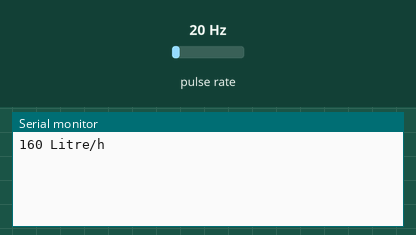
The sketch below on a simulated Arduino Uno, built with avr-gcc and run on an emulated ATmega328P. On the bench: the last lines printed to the serial monitor. Wiring (inferred from the names in the program): pulse sensor: data pin 2. The inputs (shaded band) are chosen by the test bench; at power-on: pulse rate 20 Hz.

Above: at 1.2 s.
1.3 s: pulse rate (sensor on pin 2) set to 4 Hz
At 2.6 s:
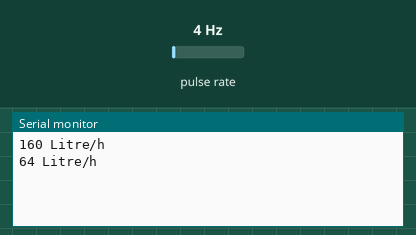
2.8 s: pulse rate (sensor on pin 2) set to 50 Hz
At 3.8 s:
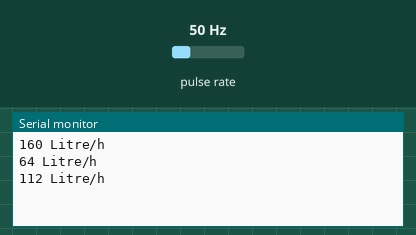
Timing chart, 0 to 5.8 s (numbered marks = the images above; inputs shaded):
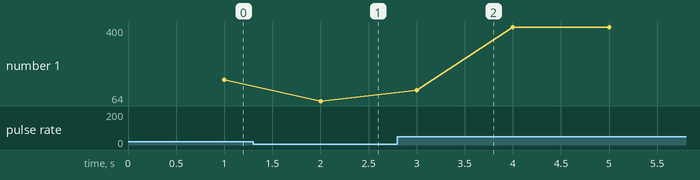

The sketch:

Flow_Sensor.ino
```cpp
int flow_frequency; // Measures flow sensor pulses
int litre_h; // Calculated litres/hour
char flowsensor = 2; // Sensor Input
long currentTime;
long cloopTime;
void flow () // Interrupt function
{
   flow_frequency++;
}
void setup()
{
   pinMode(flowsensor, INPUT);
   digitalWrite(flowsensor, HIGH); // Optional Internal Pull-Up
   Serial.begin(9600);
   attachInterrupt(0, flow, RISING); // Setup Interrupt
   //sei(); // Enable interrupts
   currentTime = millis();
   cloopTime = currentTime;
}
void loop ()
{
   currentTime = millis();
   // Every second, calculate and print litres/hour
   if(currentTime >= (cloopTime + 1000))
   {
      cloopTime = currentTime; // Updates cloopTime
      // Pulse frequency (Hz) = 7.5Q, Q is flow rate in L/min.
      litre_h = (flow_frequency * 60 / 7.5); // (Pulse frequency x 60 min) / 7.5Q = flowrate in L/hour
      flow_frequency = 0; // Reset Counter
      Serial.print(litre_h, DEC); // Print litres/hour
      Serial.println(" Litre/h");
   }
}
```

Measured:
- after the input at 1.3 s, the serial monitor: prints a new line after 0.70 s (image 1)
- after the input at 2.8 s, the serial monitor: prints a new line after 0.20 s (image 2)
- plotted number 1: 160 → 64 after the input at 1.3 s, 64 → 400 after the input at 2.8 s
